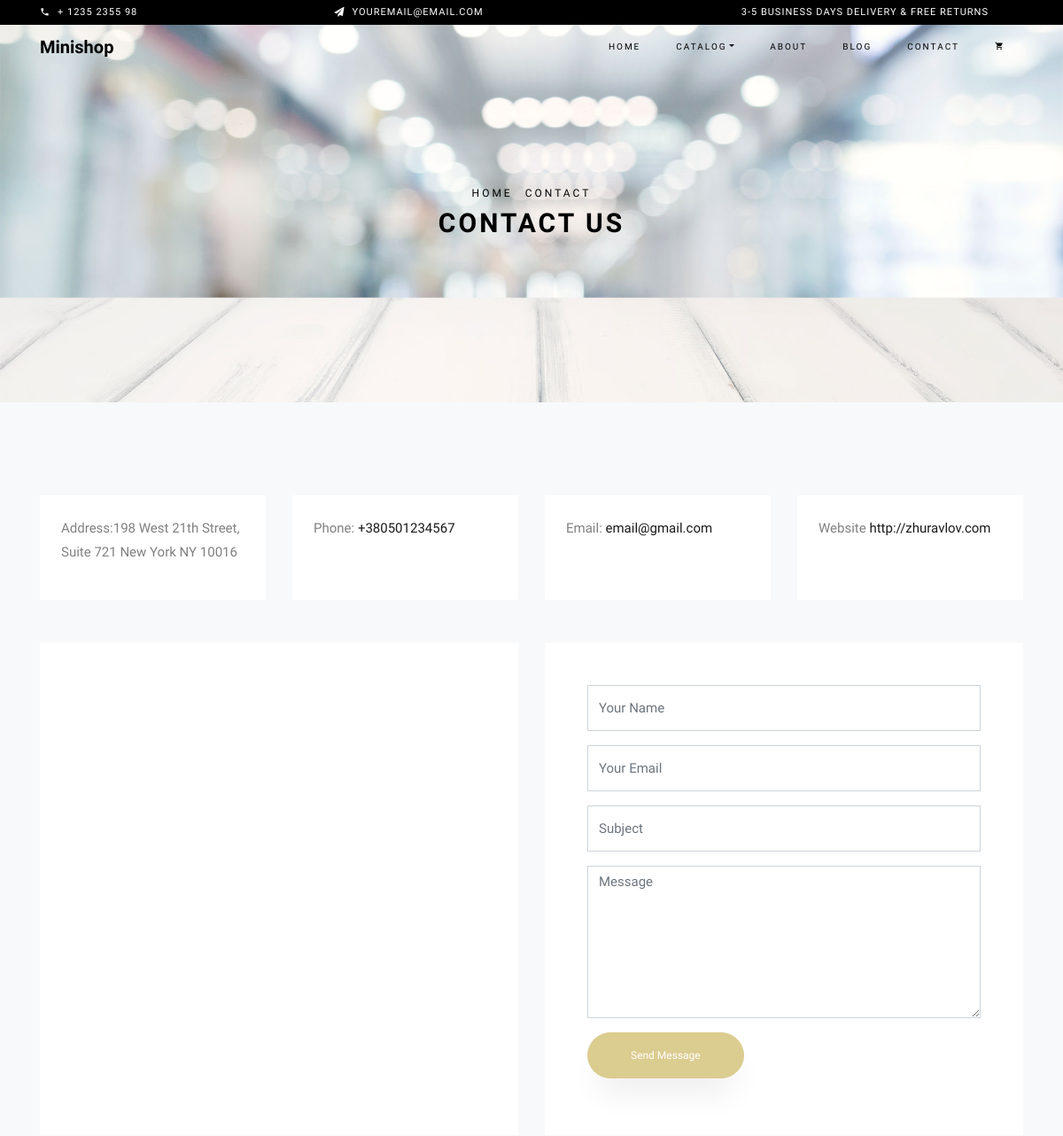
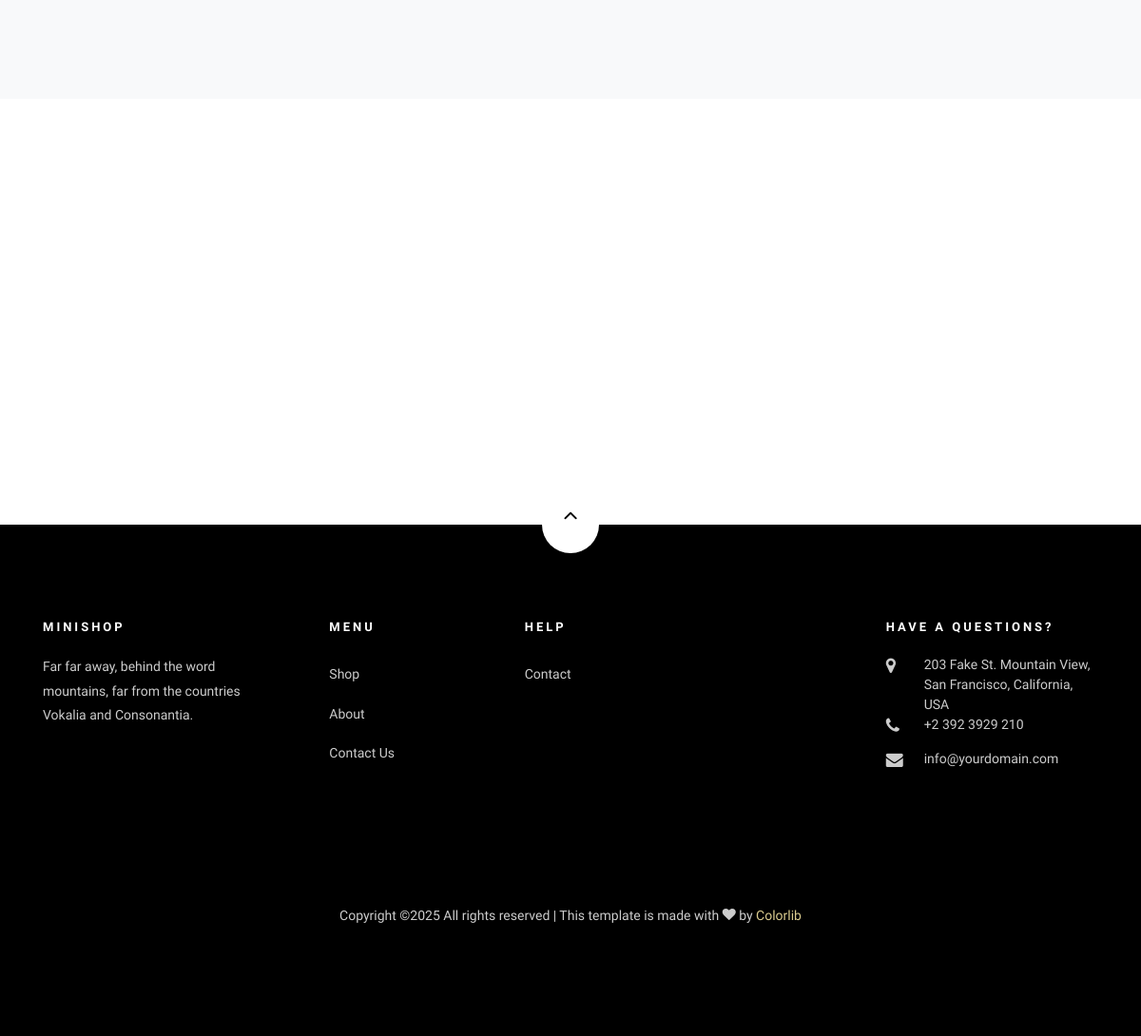
Page /contact/ on the committed database (2 pictures, top to bottom).
### main_page/models.py (models this page shows, shortened)
class Contact(models.Model):
    adress = models.TextField(max_length=100,verbose_name='адреса',blank=True)
    phone = PhoneNumberField(region='UA',verbose_name='телефон',blank=True)
    email = models.EmailField(verbose_name='пошта',blank=True)
    website = models.URLField(verbose_name='сайт',blank=True)

### main_page/views.py (the view, shortened to what this page needs)
# urls.py: path('contact/', views.contact, name='contact'),
def contact(request):
    gallery = Gallery.objects.all()
    contact = Contact.objects.first()
    get_contact = Get_Contatc.objects.all()
    context = {
        'gallery': gallery,
        'contact':contact
    }
    return render(request, 'html_files/contact.html',context)

### templates/html_files/contact.html (shortened to what this page needs)
{% extends 'html_files/base.html' %}
{% load static %}
{% block content %}
    <div class="hero-wrap hero-bread" style="background-image: url({% static 'blog/images/bg_6.jpg' %});">
      <div class="container">
        <div class="row no-gutters slider-text align-items-center justify-content-center">
          <div class="col-md-9 ftco-animate text-center">
          	<p class="breadcrumbs"><span class="mr-2"><a href="{% url 'main_page:index' %}">Home</a></span> <span>Contact</span></p>
            <h1 class="mb-0 bread">Contact Us</h1>
          </div>
        </div>
      </div>
    </div>
    <section class="ftco-section contact-section bg-light">
      <div class="container">
      	<div class="row d-flex mb-5 contact-info">
          <div class="col-md-3 d-flex">
          	<div class="info bg-white p-4">
	            <p><span>Address:</span>{{ contact.adress }}</p>
	          </div>
          </div>
          <div class="col-md-3 d-flex">
          	<div class="info bg-white p-4">
	            <p><span>Phone:</span> <a href="tel:{{ contact.phone|cut:' ' }}">{{ contact.phone }}</a></p>
	          </div>
          </div>
          <div class="col-md-3 d-flex">
          	<div class="info bg-white p-4">
	            <p><span>Email:</span> <a href="mailto:{{ contact.email }}">{{ contact.email }}</a></p>
	          </div>
          </div>
          <div class="col-md-3 d-flex">
          	<div class="info bg-white p-4">
	            <p><span>Website</span> <a href="{{ contact.website }}" target="_blank">{{ contact.website }}</a></p>
	          </div>
          </div>
        </div>
          <div class="row block-9">
          <div class="col-md-6 order-md-last d-flex">
            <form action="#" method="POST" enctype="multipart/form-data" class="bg-white p-5 contact-form">
                <div class="form-group">
                <input type="text" class="form-control" placeholder="Your Name" id="name" name="name">
              </div>
              <div class="form-group">
                <input type="text" class="form-control" placeholder="Your Email" id="email" name="email">
              </div>
              <div class="form-group">
                <input type="text" class="form-control" placeholder="Subject" id="webiste" name="website">
              </div>
              <div class="form-group">
                <textarea name="desc" id="desc" cols="30" rows="7" class="form-control" placeholder="Message"></textarea>
              </div>
              <div class="form-group">
                <input type="submit" value="Send Message" class="btn btn-primary py-3 px-5">
              </div>
            </form>
          </div>
          <div class="col-md-6 d-flex">
          	<div id="map" class="bg-white"></div>
          </div>
        </div>
      </div>
    </section>
    {% endblock %}

### rows in the picture
Contact: adress "198 West 21th Street, Suite 721 New York NY 10016", phone "+380501234567", email "email@gmail.com", website "http://zhuravlov.com"
